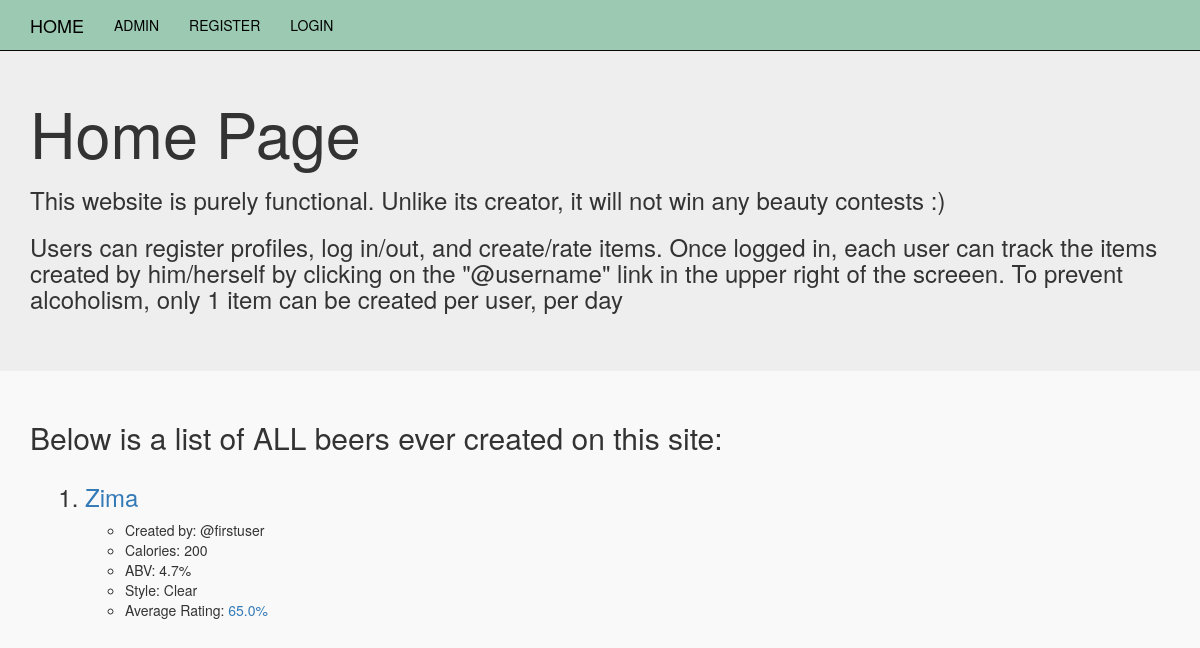
The app's page /, older data.
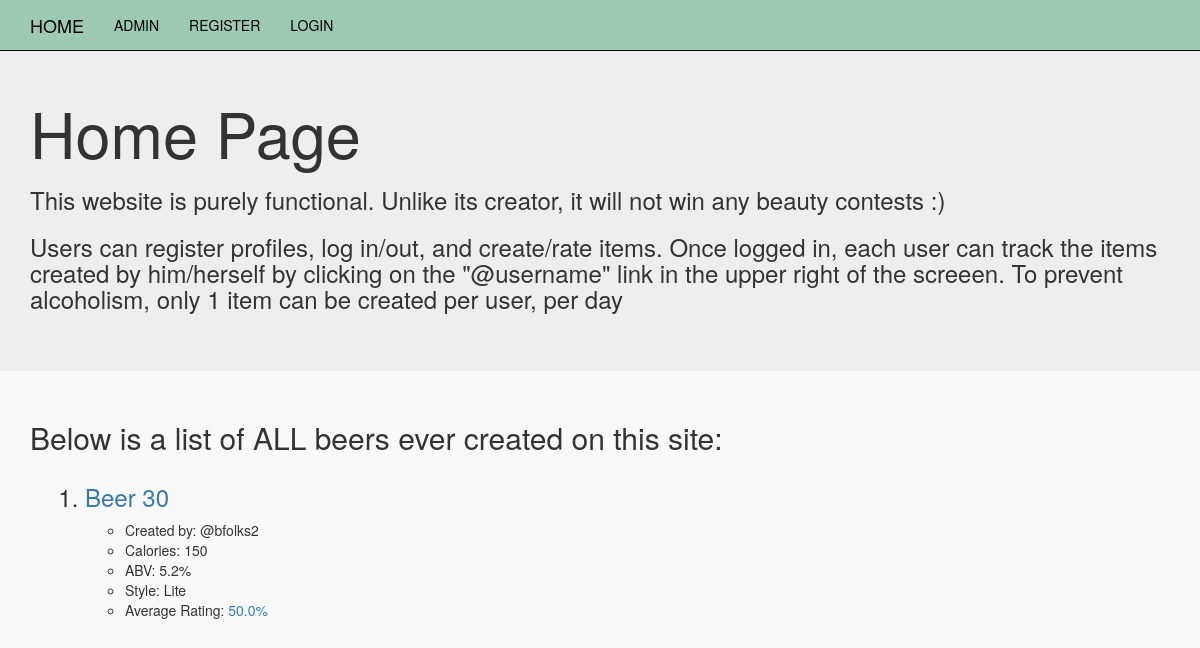
The same page, newer data.
### mybeerapp/models.py (models this page shows, shortened)
class Beer(models.Model):
    user=models.ForeignKey(User, related_name='beers', default=1)
    name=models.CharField(max_length=256)
    slug=models.SlugField(unique=True, allow_unicode=True, default='')
    calories=models.PositiveIntegerField()
    abv=models.DecimalField(max_digits=3, decimal_places=1)
    style=models.CharField(default="It's a beer", max_length=256)
    location=models.CharField(max_length=256)
    glass=models.ManyToManyField(Glass)
    def _get_total_average(self):
        count=self.ratings.count()
        total=0
        for rating in self.ratings.all():
            total=total+rating.average
        if count==0:
            count=1
        return (total/count)
    total_average = property(_get_total_average)

class Rating(models.Model):
    five_choices=(
        (1,'1/5'),
        (2,'2/5'),
        (3,'3/5'),
        (4,'4/5'),
        (5,'5/5'),
    )
    ten_choices=(
        (1,'1/10'),
        (2,'2/10'),
        (3,'3/10'),
        (4,'4/10'),
        (5,'5/10'),
        (6,'6/10'),
        (7,'7/10'),
        (8,'8/10'),
        (9,'9/10'),
        (10,'10/10'),
    )
    user=models.ForeignKey(User, related_name='user_ratings', default=1)
    aroma=models.PositiveIntegerField(choices=five_choices)
    appearance=models.PositiveIntegerField(choices=five_choices)
    taste=models.PositiveIntegerField(choices=ten_choices) #taste is weighted
    beer=models.ForeignKey(Beer, related_name='ratings')
    def _get_average(self):
        return round(((self.aroma + self.appearance + self.taste)/20)*100)
    average = property(_get_average)

### mybeerapp/views.py (the view)
# urls.py: url(r'^$', views.index, name='index'),
def index(request):
    beers=Beer.objects.all().order_by('-name')
    return render(request, 'index.html', {'beers':beers})

### templates/index.html
{% extends 'base.html' %}
{% block unbound %}
  <div class="jumbotron">
    <div class="container">
      <h1>Home Page</h1>
      <h3>This website is purely functional.  Unlike its creator, it will not win any beauty contests :)</h3>
      <h3>Users can register profiles, log in/out, and create/rate items.  Once logged in, each user can track
      the items created by him/herself by clicking on the "@username" link in the upper right of the screeen.
      To prevent alcoholism, only 1 item can be created per user, per day</h3>
    </div>
  </div>
  <div class="middlesection">
    <div class="container">
      <h2>Below is a list of ALL beers ever created on this site:</h2>
      <ol>
        {% for beer in beers %}
          <div class="col-md-4 col-xs-6">
            <h3><li><a href="{% url 'mybeerapp:beer_details' slug=beer.slug %}">{{beer.name}}</a></li></h3>
            <ul>
              <li>Created by: @{{beer.user}}</li>
              <li>Calories: {{beer.calories}}</li>
              <li>ABV: {{beer.abv}}%</li>
              <li>Style: {{beer.style}}</li>
              {% if beer.ratings.count %}
                <li>Average Rating: <a href="{% url 'mybeerapp:rating_details' slug=beer.slug %}">{{beer.total_average}}%</a></li>
              {% endif %}
            </ul>
          </div>
        {% endfor %}
      </ol>
    </div>
  </div>
{% endblock %}

### templates/base.html (shortened to what this page needs)
<!DOCTYPE html>
{% load staticfiles %}
<html>
  <head>
    <link rel="stylesheet" href="https://maxcdn.bootstrapcdn.com/bootstrap/3.3.7/css/bootstrap.min.css">
    <link rel="stylesheet" href="{% static 'BeerAPI/css/master5.css' %}">
  </head>
  <body>
    <nav class="navbar navbar-inverse navbar-fixed-top" role="navigation">
      <div class="container">
          <div class="collapse navbar-collapse" id="bs-example-navbar-collapse-1">
            <ul class="nav navbar-nav">
              <li><a class="navbar-brand" href="{% url 'index' %}">HOME</a></li>
              <li><a class = "navbar-link" href="{% url 'admin:index' %}">ADMIN</a></li>
              <li><a class = "navbar-link" href="{% url 'accounts:signup' %}">REGISTER</a></li>
              {% if user.is_authenticated %}
                <li><a href="{% url 'accounts:user_logout' %}">LOGOUT</a></li>
                <li><a href="{% url 'mybeerapp:create' %}">CREATE BEER</a></li>
                <li><a href="{% url 'mybeerapp:rating' %}">RATE BEER</a></li>
              {% else %}
                <li><a href="{% url 'accounts:user_login' %}">LOGIN</a></li>
              {% endif %}
            </ul>
          </div>
      </div>
    </nav>
    {% block unbound %}
    {% endblock %}
  </body>
</html>

### static/BeerAPI/css/master5.css (style rules this page uses)
body { background-color: #f9f9f9; padding-top: 30px; padding-bottom: 50px; }
.navbar-inverse { background-color: #9bc9b1; }
.navbar-collapse .navbar-nav li a { color: black; }

Row changes from the older to the newer data that the page shows:
removed Beer: name "Zima", user "firstuser", calories "200", abv "4.7", style "Clear", total_average "65.0"
added Beer: name "Beer 30", user "bfolks2", calories "150", abv "5.2", style "Lite", total_average "50.0"
